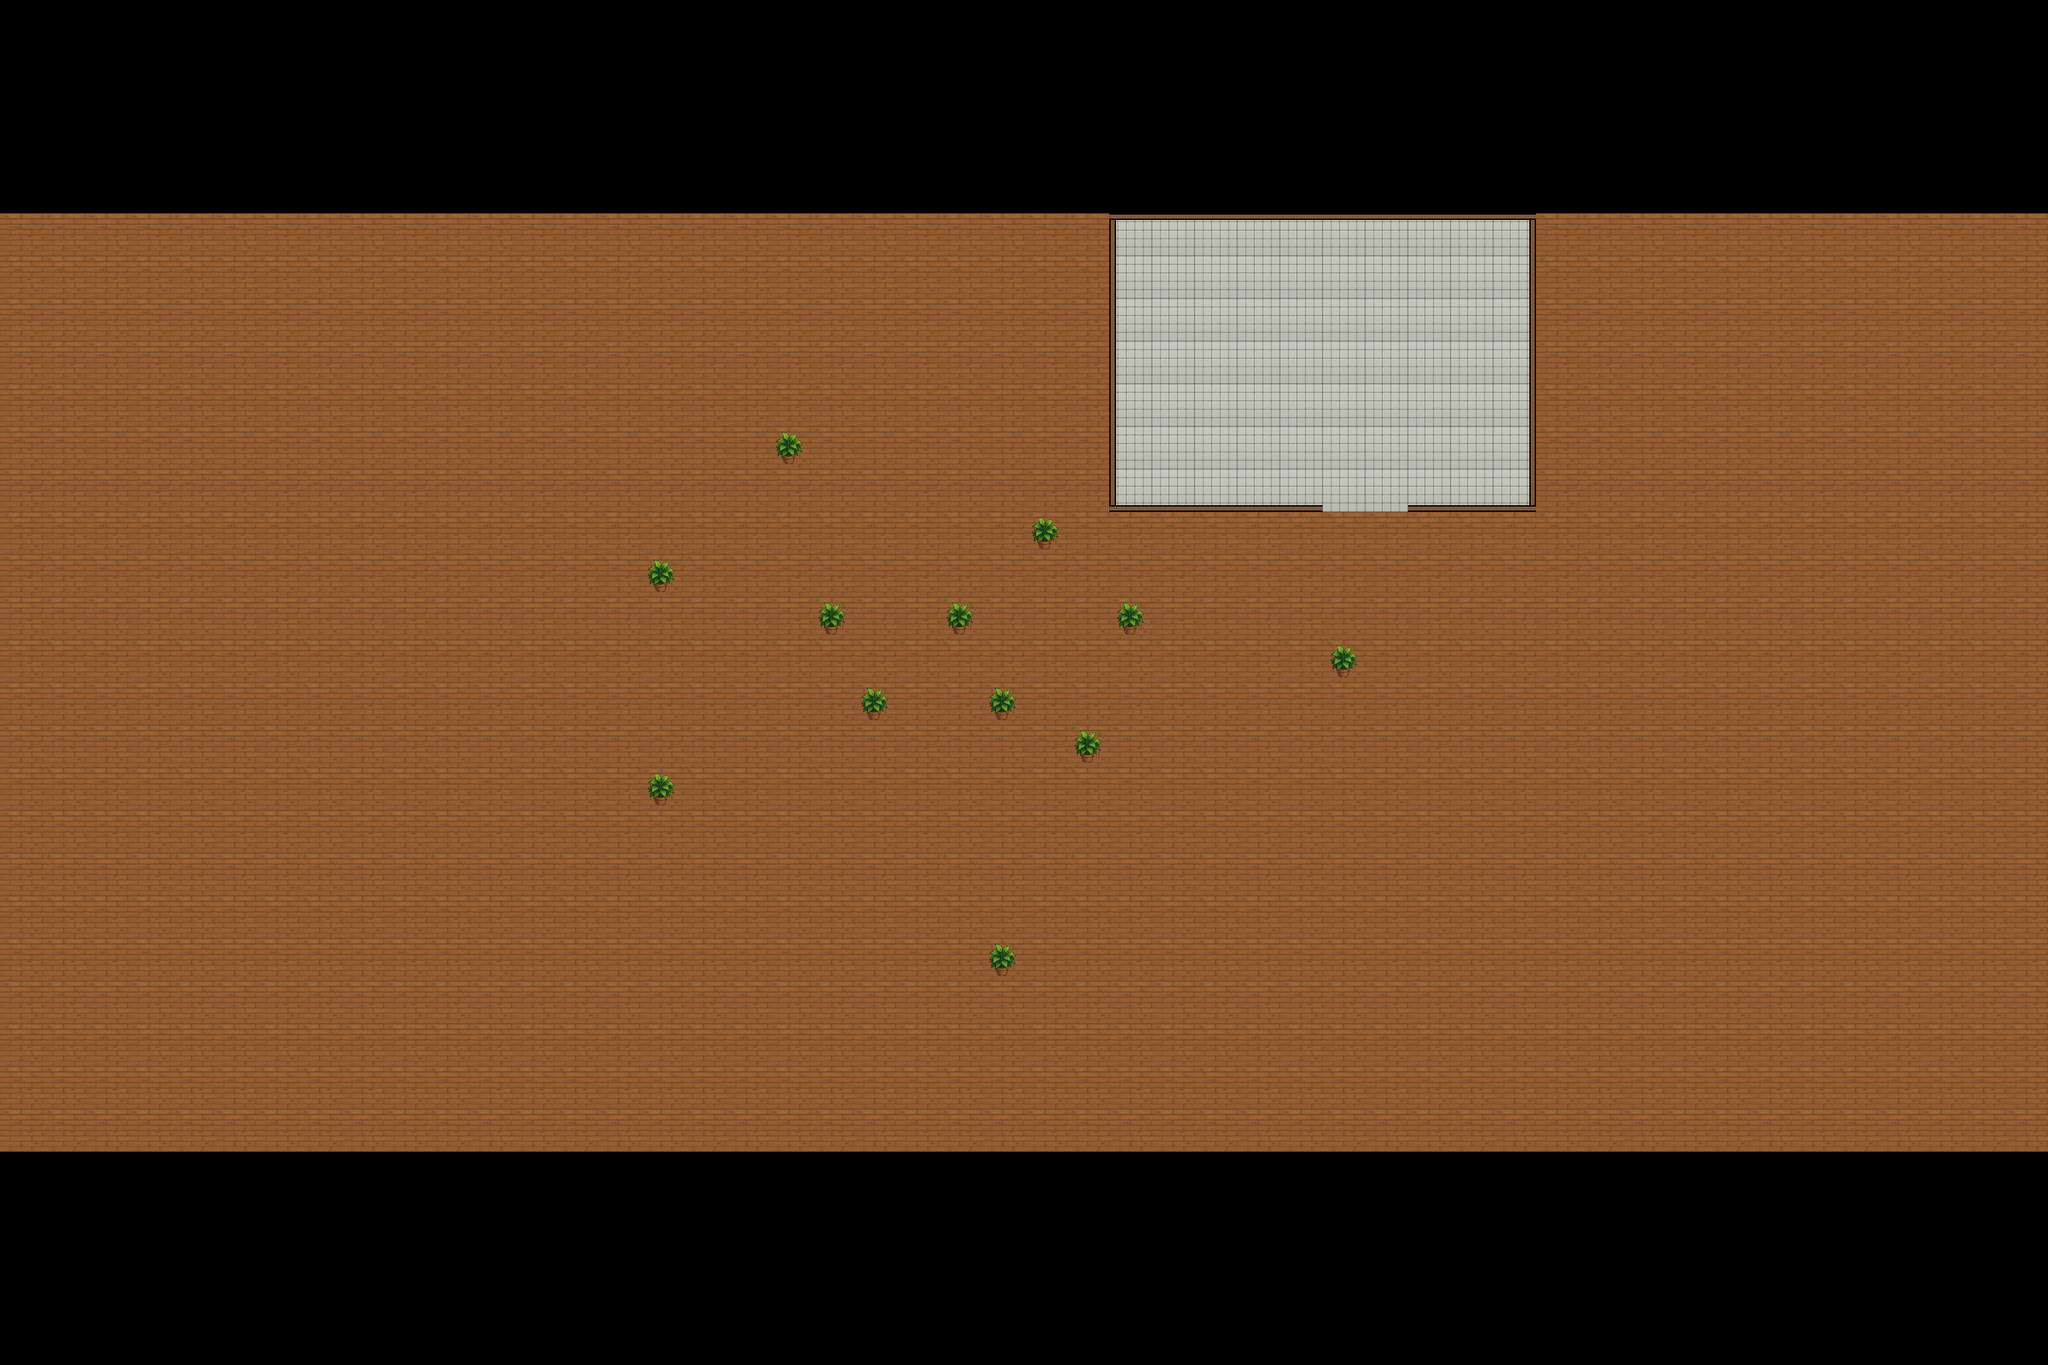

A 2D game scene composited from a Tiled map and its tileset images. What follows is a short description and the map's XML, with each tile layer's data collapsed to a summary:
An orthogonal 48x32 tile map with 64x64 px tiles, 6 tile layers (main floor, wall_left, wall_right, wall_top, ...), 7 tilesets.

<map version="1.4" tiledversion="1.4.3" orientation="orthogonal" renderorder="right-down" width="48" height="32" tilewidth="64" tileheight="64" infinite="0" nextlayerid="8" nextobjectid="5">
 <tileset firstgid="1" source="plant_64.tsx" />
 <tileset firstgid="2" source="wooden-floor_64.tsx" />
 <tileset firstgid="3" source="bathroom-floor_64.tsx" />
 <tileset firstgid="4" source="wall_bottom.tsx" />
 <tileset firstgid="5" source="wall_left.tsx" />
 <tileset firstgid="6" source="wall_right.tsx" />
 <tileset firstgid="7" source="wall_top.tsx" />
 <layer id="1" name="main floor" width="48" height="32">
  <data>[1536 cells, 1056 non-empty, 2 distinct tile ids]</data>
 </layer>
 <layer id="4" name="wall_left" width="48" height="32">
  <data>[1536 cells, 28 non-empty, 4 distinct tile ids]</data>
 </layer>
 <layer id="5" name="wall_right" width="48" height="32">
  <data>[1536 cells, 9 non-empty, 3 distinct tile ids]</data>
 </layer>
 <layer id="6" name="wall_top" width="48" height="32">
  <data>[1536 cells, 10 non-empty, 1 distinct tile ids]</data>
 </layer>
 <layer id="7" name="wall_bottom" width="48" height="32">
  <data>[1536 cells, 8 non-empty, 1 distinct tile ids]</data>
 </layer>
 <layer id="2" name="plants" width="48" height="32">
  <data>[1536 cells, 12 non-empty, 1 distinct tile ids]</data>
 </layer>
</map>